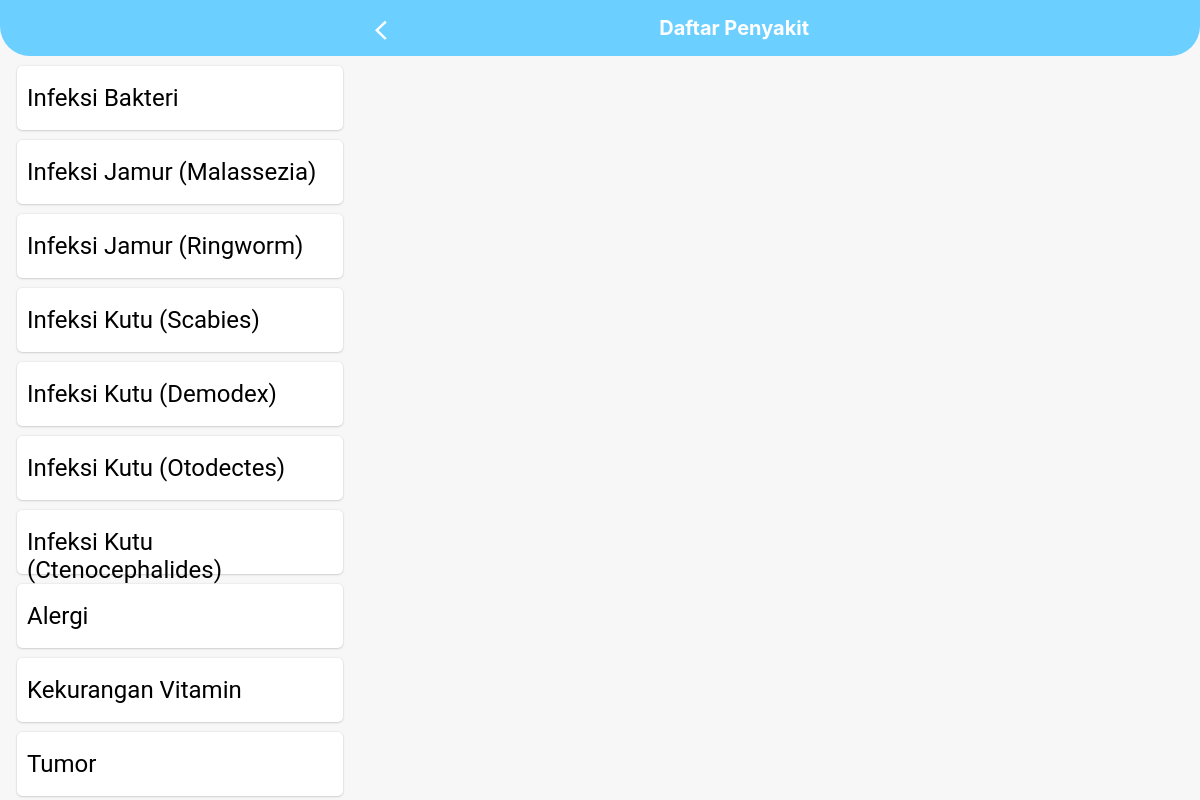
The app's page /daftar_penyakit.php with its own data.
### tables this page shows
CREATE TABLE `tb_proses` (
  `kode_penyakit` varchar(50) NOT NULL,
  `nama_penyakit` varchar(100) NOT NULL,
  `deskripsi` text NOT NULL,
  `penanganan` text NOT NULL
);

### daftar_penyakit.php (the view, shortened to what this page needs)
<!DOCTYPE html>
<html lang="en">
  <head>
    <link href="css/bootstrap.min.css" rel="stylesheet" />
    <link href="css/custom.css" rel="stylesheet" />
  </head>
  <body>
    <div class="navbar fixed-top navbar-dark bg-dark box-shadow" id="rcorners2">
      <div class="container d-flex justify-content-between">
        <a href="index.php">
          <img src="images/kembali.svg" class="kembali-custom" />
        </a>
        <a href="#" class="navbar-brand d-flex align-items-center">
          <strong>Daftar Penyakit</strong>
        </a>
      </div>
    </div>
    <?php
                include ('koneksi.php');
                    $sql = "SELECT * from tb_proses";
                    $data = mysqli_query($connect,$sql);
                    while ($rows = mysqli_fetch_assoc($data)){
                      $penyakits[] = $rows;
                    }
                    array_pop($penyakits);
                ?>
    <?php
      foreach($penyakits as $row){
        ?>
        <a href="detail_penyakit.php?nama_penyakit=<?php echo $row['nama_penyakit']; ?>">
          <div class="daftar-list">
            <div class="daftar-txt mt-2"><?php echo $row['nama_penyakit']; ?></div>
          </div>
        </a>
         <?php
      }
    ?>
  </body>
</html>

### css/custom.css (style rules this page uses)
.navbar { position: relative; display: -webkit-box; display: -ms-flexbox; display: flex; -ms-flex-wrap: wrap; flex-wrap: wrap; -webkit-box-align: center; -ms-flex-align: center; align-items: center; -webkit-box-pack: justify; -ms-flex-pack: justify; justify-content: space-between; padding: 0.5rem 1rem; }
.navbar > .container, .navbar > .container-fluid { display: -webkit-box; display: -ms-flexbox; display: flex; -ms-flex-wrap: wrap; flex-wrap: wrap; -webkit-box-align: center; -ms-flex-align: center; align-items: center; -webkit-box-pack: justify; -ms-flex-pack: justify; justify-content: space-between; }
.navbar-dark .navbar-brand { color: #fff; }
.bg-dark { background-color: #6bcfff !important; }
.container { width: 480px; padding-right: 15px; padding-left: 15px; margin-right: auto; margin-left: auto; }
@media (min-width: 576px) { .container { max-width: 540px; } }
@media (min-width: 768px) { .container { max-width: 720px; } }
@media (min-width: 992px) { .container { max-width: 960px; } }
@media (min-width: 1200px) { .container { max-width: 1140px; } }
.d-flex { display: -webkit-box !important; display: -ms-flexbox !important; display: flex !important; }
.justify-content-between { -webkit-box-pack: justify !important; -ms-flex-pack: justify !important; justify-content: space-between !important; }
.navbar-brand { display: inline-block; padding-top: 0.3125rem; padding-bottom: 0.3125rem; margin-right: 1rem; font-size: 1.25rem; line-height: inherit; white-space: nowrap; }
.align-items-center { -webkit-box-align: center !important; -ms-flex-align: center !important; align-items: center !important; }
#rcorners2 { border-radius: 0px 0px 30px 30px; background: #73ad21; }
.daftar-list { margin: 10px 17px 0px 17px; width: 326px; height: 64px; left: 17px; top: 83px; background: #ffffff; box-shadow: 0px 0.5px 2px rgba(0, 0, 0, 0.25); border-radius: 5px; }
.daftar-txt { margin-left: 10px; padding-top: 18px; left: 9.44%; right: 46.11%; top: 15.78%; bottom: 79.84%; font-family: Roboto; font-style: normal; font-weight: normal; font-size: 24px; line-height: 28px; color: #000000; }
.kembali-custom { left: 4.72%; right: 92.04%; top: 3.73%; bottom: 93.28%; }

### records on screen
tb_proses: nama_penyakit "Infeksi Bakteri"
tb_proses: nama_penyakit "Infeksi Jamur (Malassezia)"
tb_proses: nama_penyakit "Infeksi Jamur (Ringworm)"
tb_proses: nama_penyakit "Infeksi Kutu (Scabies)"
tb_proses: nama_penyakit "Infeksi Kutu (Demodex)"
tb_proses: nama_penyakit "Infeksi Kutu (Otodectes)"
tb_proses: nama_penyakit "Infeksi Kutu (Ctenocephalides)"
tb_proses: nama_penyakit "Alergi"
tb_proses: nama_penyakit "Kekurangan Vitamin"
tb_proses: nama_penyakit "Tumor"
